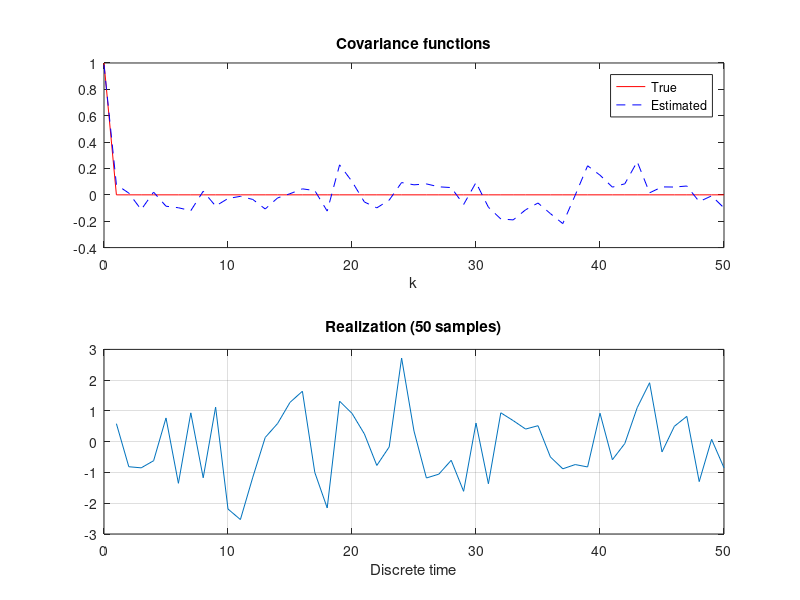

Write the MATLAB code that produced this figure.
function ISLAB_2A(C,A,N,tau_max,nr)
%
% ISLAB_2A   Module that computes and displays true and estimated 
%            covariance functions of an ARMA[1,1] process:
%            Ay=Ce. 
%
% Inputs:   C         # MA polynomial (vector [1 c])
%           A         # AR polynomial (vector [1 a])
%           N         # number of data (100, by default)
%           tau_max   # maximum time shift (50, by default)
%           nr        # number of realizations (1, by default)
%
% Outputs:	---------
%
% Explanation:	The number of data N used in the estimation 
%               and the maximum time shift tau_max can also 
%               be used to study the effect of the individual 
%               realizations by repeating the estimation 
%               procedure nr times.
%
% Author:   Helena Haglund (*)
% Revised:  Bjorn Wittenmark (*)
%           Dan Stefanoiu (**)
%           Lavinius Ioan Gliga (**)
%
% Last upgrade: (*)  January   3, 1997
%               (**) March     8, 2004
%                    February 10, 2012
%                    February 26, 2018
%
% Copyright: (*)  Lund Institute of Technology, SWEDEN
%                 Department of Automatic Control
%            (**) "Politehnica" Unversity of Bucharest, ROMANIA
%                 Department of Automatic Control & Computer Science
%

% setarea valorilor implicite pentru parametri
lam=1;
if nargin<5
   nr=1;
end
if isempty(nr)
   nr=1;
end
if nargin<4
   tau_max=50;
end
if isempty(tau_max)
   tau_max=50;
end
if nargin<3
   N=100;
end
if isempty(N)
   N=100;
end
if nargin<2
   C=1;
end
if isempty(C)
   C=1;
end
if nargin<1
   A=1;
end
if isempty(A)
   A=1;
end
% 
% prevenirea erorilor prin verificarea lungimii polinoamelor
% ~~~~~~~~~~~~~~~~~
if length(A)<2
   a=0; 
else
   a=A(2);
end
if length(C)<2
   c=0;
else
   c=C(2);
end
% 
% calculul raspunsului estimat
% ~~~~~~~~~~~~~~~~~~~~~~~~~~~~~~~~
tau=[1:tau_max]';
tau_vec=[0;tau];
e=randn(N,nr); % generare zgomot alb
sys= filt(C,A,1); % definire sistem liniar discret
%r_e = zeros( length(e) - tau_max + 1, nr);
for n=1:nr
  yn=lsim(sys,e(:,n)); % simulare raspuns sistem la zgomot
  [tmp,~]=xcov(yn,tau_max,'unbiased'); % estimare functie de autocovarianta
  r_e(:,n)=tmp(tau_max+1:end);
end
% 
% calculul raspunsului teoretic (valori adevarate)
% ~~~~~~~~~~~~~~~~~~~~~~~~~~~
r_t=lam/(1-a^2)*[(1+c^2-2*a*c); ...
                 (c-a)*(1-a*c)*(-a).^(tau-1)];
% 
% afisarea grafica a rezultatelor
% ~~~~~~~~
NN=min(N,50);
subplot(211)
  plot(tau_vec,r_t,'r-',tau_vec,r_e,'b--'); % comparatie teoretic vs estimat
  hold on;
  legend('True','Estimated');
  title(['Covariance functions']);
  xlabel('k');
subplot(212)
  plot(yn(1:NN)); % afisare o realizare a procesului
  grid;
  title(['Realization (',num2str(NN),' samples)']);
  xlabel('Discrete time');
%
% END
%
